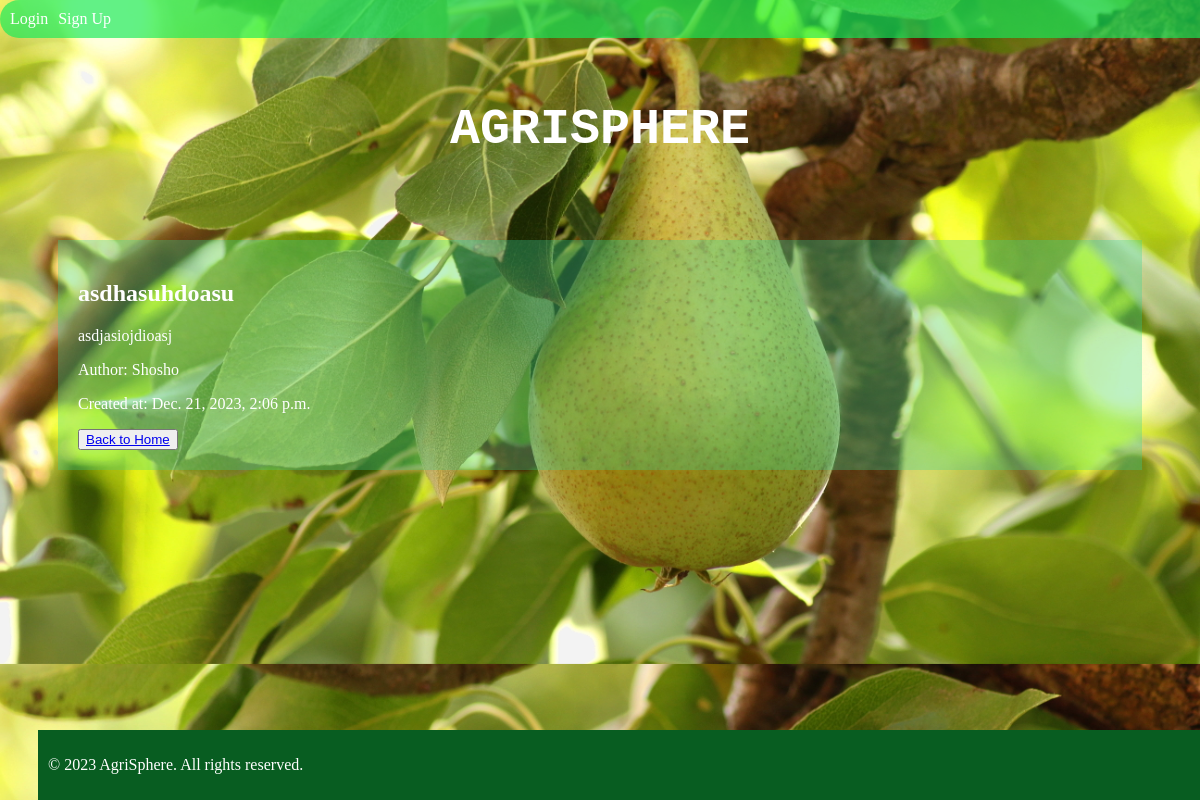
Page /view_post/16/ on the committed database.
### Mainapp/models.py (models this page shows, shortened)
class Post(models.Model):
    title = models.CharField(max_length=255)
    content = models.TextField()
    author = models.ForeignKey(get_user_model(), on_delete=models.CASCADE)
    created_at = models.DateTimeField(auto_now_add=True)
    tags = TaggableManager()

### Mainapp/views.py (the view)
# urls.py: path('view_post/<int:pk>/', ViewPostView.as_view(), name='view_post'),
class ViewPostView(View):
    template_name = 'posts/view_post.html'
    def get(self, request, pk):
        post = get_object_or_404(Post, pk=pk)
        return render(request, self.template_name, {'post': post})

### Mainapp/templates/posts/view_post.html (shortened to what this page needs)
{% extends 'base.html' %}
{% block content %}
    <h2>{{ post.title }}</h2>
    <p>{{ post.content }}</p>
    <p>Author: {{ post.author.username }}</p>
    <p>Created at: {{ post.created_at }}</p>
    <button><a href="{% url 'Mainapp:index' %}">Back to Home</a></button>
{% endblock %}

### Mainapp/static/mainapp/css/base.css (style rules this page uses)
body { background-image: url('/static/mainapp/images/wallpaperflare.com_wallpaper.jpg'); background-size: cover; background-position: center; padding: 30px; color: #fff; }

### rows in the picture
Post: title "asdhasuhdoasu", content "asdjasiojdioasj", author.username "Shosho", created_at "Dec. 21, 2023, 2:06 p.m."
